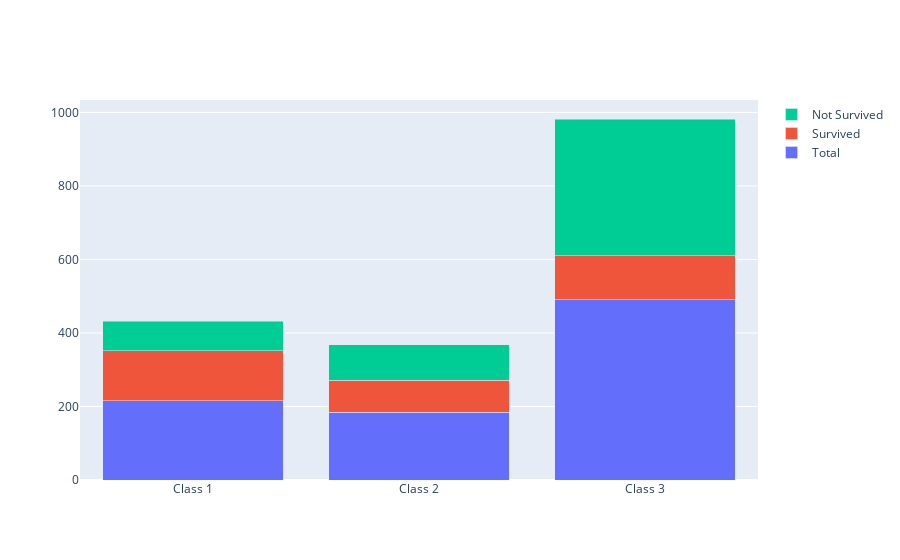

Notebook code for this chart:
### Code cell
#create the figure container with data object. The trace is a bar chart
fig = go.Figure(data = [
    go.Bar(name = "Total", x = ['Class 1', 'Class 2','Class 3'], y = survival_total_cls),
    go.Bar(name = "Survived", x = ['Class 1', 'Class 2','Class 3'], y = survival_yes_cls),
    go.Bar(name = "Not Survived", x = ['Class 1', 'Class 2','Class 3'], y = survival_no_cls),
])

# create the layout object with barmode as stack
fig.update_layout(barmode = 'stack')

#plot the figure container
fig.show()

### Figure 1 — Plotly figure (JSON) as saved in the notebook; plotly's stock layout.template omitted (floating-point values rounded to 4 significant figures)
{"data": [{"name": "Total", "type": "bar", "x": ["Class 1", "Class 2", "Class 3"], "y": [216, 184, 491]}, {"name": "Survived", "type": "bar", "x": ["Class 1", "Class 2", "Class 3"], "y": [136, 87, 119]}, {"name": "Not Survived", "type": "bar", "x": ["Class 1", "Class 2", "Class 3"], "y": [80, 97, 372]}], "layout": {"barmode": "stack"}}
